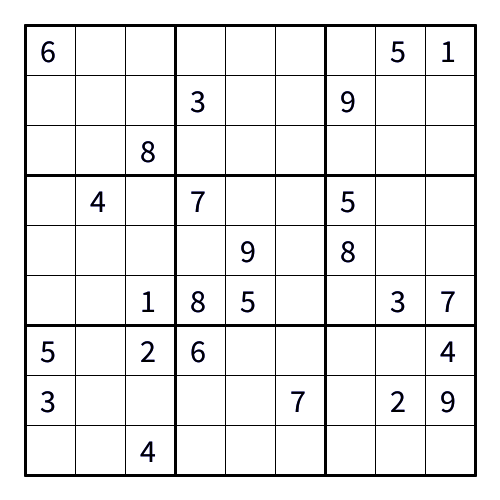
Frame 1 (no input)
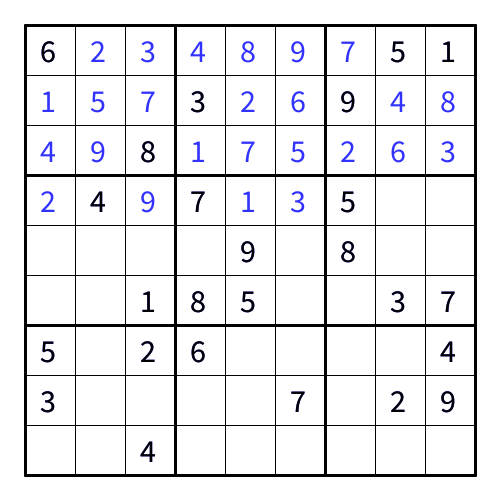
Frame 60 (the mouse pressed at the canvas centre just before this capture)
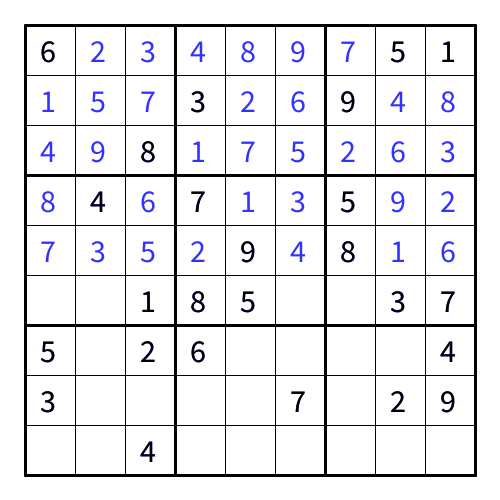
Frame 120 (the mouse held since frame 60 and released just before this capture)

The Processing sketch that drew these frames (run headless with seeded random() and noise(); from frame 60 on, the mouse is pressed at the canvas centre):

// Processing sketch: sudoku
// ── sudoku.pde
int ik = 0;
boolean forwards = true;
int[] grid = init_grid();
int[] grid_original = init_grid();

void setup() {
  size(500, 500);
  background(255);
  int grid_space = draw_grid();
  int[] grid = init_grid();
  color black = color(0, 0, 0);
  text_on_grid(grid, grid_space, black);
  frameRate(4);
}

int draw_grid() {
  int border = 25;
  int grid_space = 50;
  strokeWeight(1);
  for (int i = 0; i < width; i = i+grid_space) {
    line(border, border+i, width-border, border+i);
    line(border+i, border, border+i, height-border);
  }
  strokeWeight(3);
  for (int i = 0; i < width; i = i+(grid_space*3)) {
    line(border, border+i, width-border, border+i);
    line(border+i, border, border+i, height-border);
  }
  return(grid_space);
}

void text_on_grid(int[] grid, int grid_space, color text_color) {
  textSize(32);
  fill(text_color);
  for (int i = 0; i < grid.length; i = i+1){
    if (grid[i] != 0) {
      text(str(grid[i]), (i%9)*grid_space+40, (i/9)*grid_space+62);
    }
  }
} 

int[] init_grid() {
  int[] grid = {
    6, 0, 0, 0, 0, 0, 0, 5, 1,
    0, 0, 0, 3, 0, 0, 9, 0, 0,
    0, 0, 8, 0, 0, 0, 0, 0, 0, 
    0, 4, 0, 7, 0, 0, 5, 0, 0, 
    0, 0, 0, 0, 9, 0, 8, 0, 0, 
    0, 0, 1, 8, 5, 0, 0, 3, 7, 
    5, 0, 2, 6, 0 ,0, 0, 0, 4, 
    3, 0, 0, 0, 0, 7, 0, 2, 9, 
    0, 0, 4, 0, 0, 0, 0, 0, 0
  };
  return(grid);
}

int[] cell(int ref, int[] grid){
  int cell_row = (ref/9)/3;
  int cell_column = (ref%9)/3;
  int[] cell = new int[9];
  for (int x = 0; x < 3; x = x+1){
    for (int y = 0; y < 3; y = y+1){
      cell[x+(y*3)] = grid[(cell_column*3)+(cell_row*9*3)+x+(9*y)];
    }
  }
  return(cell);
}

int[] row(int ref, int[] grid){
  int row_n = (ref/9);
  int[] row = new int[9];
  for (int x = 0; x < 9; x = x+1){
    row[x] = grid[x+(9*row_n)];
  }
  return(row);
}

int[] column(int ref, int[] grid){
  int column_n = (ref%9);
  int[] column = new int[9];
  for (int x = 0; x < 9; x = x+1){
    column[x] = grid[(x*9)+column_n];
  }
  return(column);
}

boolean is_in(int value, int[] array) {
  for (int i = 0; i < array.length; i = i+1) {
    if (value == array[i]){
      return(true);
    }
  }
  return(false);
}

void draw() {
  color blu = color(50, 50, 255);
  background(255);
  int grid_space = draw_grid();
  text_on_grid(grid, grid_space, blu);
  text_on_grid(grid_original, grid_space, 0); 
  
  if ((grid_original[ik] == 0) && (forwards)) {
    for (int a = 1; a < 10; a = a+1) {
      if (!is_in(a, cell(ik, grid)) && !is_in(a, row(ik, grid)) && !is_in(a, column(ik, grid))){
        grid[ik] = a;
        ik += 1;
        break;
      }
      else {
        if (a == 9){
          forwards = false;
          ik -= 1;
          break;
        }
      }
    }
  }
  
  else if ((grid_original[ik] != 0) && (forwards)){
    ik += 1;
  }
  
  else if ((grid_original[ik] == 0) && (!forwards)){
    if (grid[ik] == 9){
      grid[ik] = 0;
      ik -= 1;
    }
    else {
      for (int a = grid[ik]+1; a < 10; a += 1){
        if (!is_in(a, cell(ik, grid)) && !is_in(a, row(ik, grid)) && !is_in(a, column(ik, grid))){
          grid[ik] = a;
          forwards = true;
          ik += 1;
          break;
        }
        else {
          if (a == 9){
            grid[ik] = 0;
            ik -= 1;
            break;
          }
        }
      }
    }
  }
  
  else if ((grid_original[ik] != 0) && (!forwards)){
    ik -= 1;
  }
  
  if (ik >= 9*9){
    printArray(grid);
    noLoop();
  }
}
